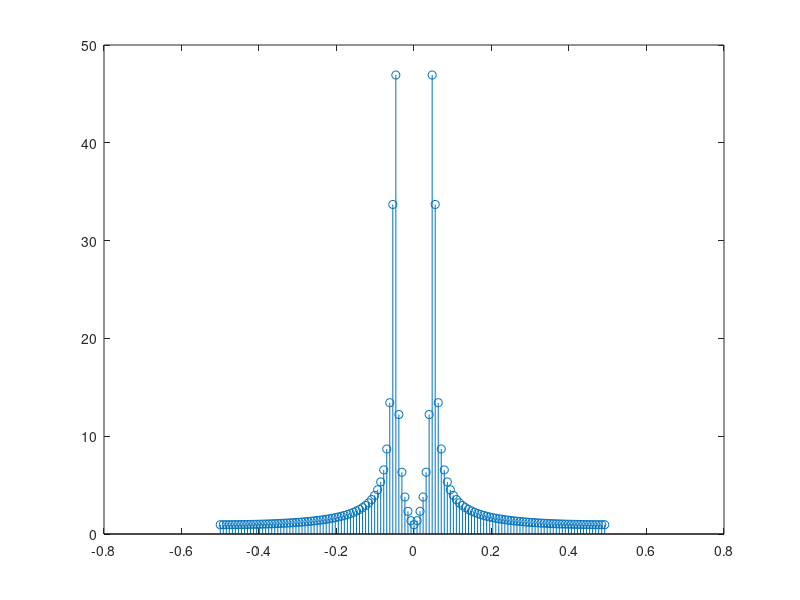
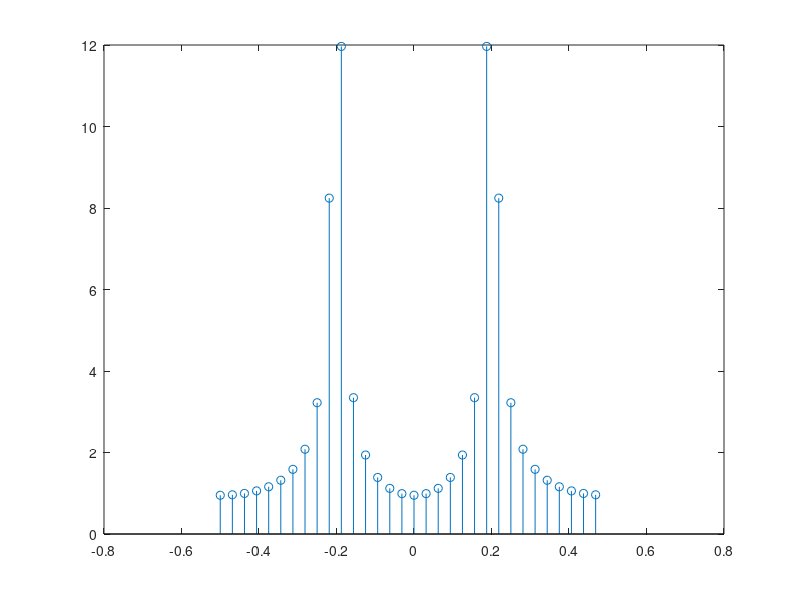
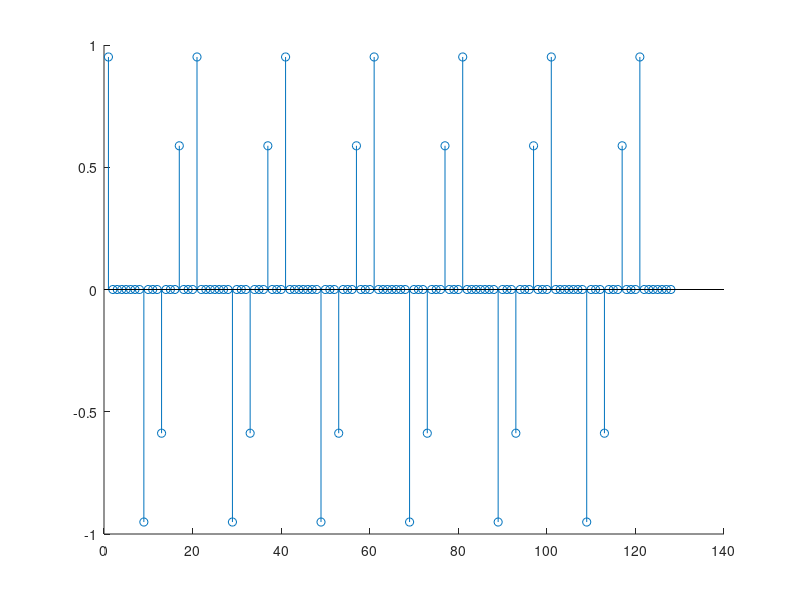
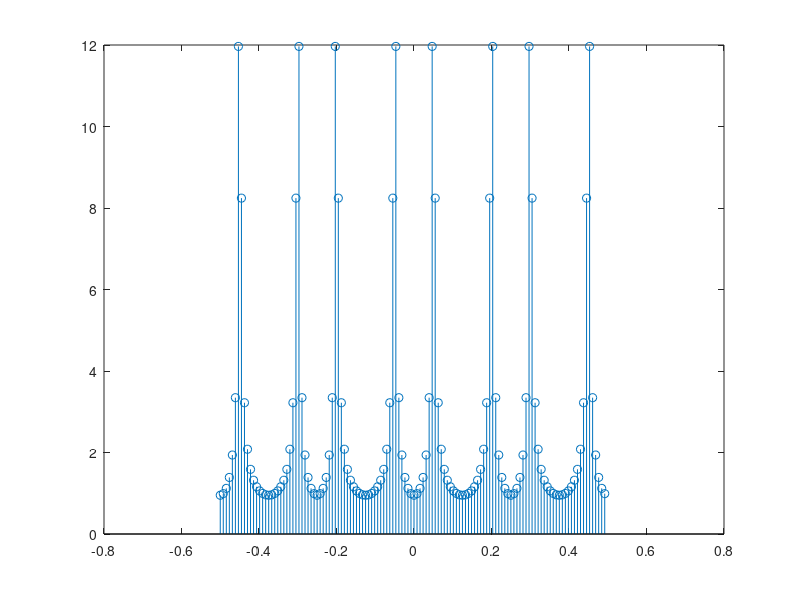

Write the MATLAB code that produced these figures, in order. (Note: this script raises an error after producing the figures.)
%% p1
N = 128;
n = 1:N;
f = 1/20;
x = cos(2*pi*f*n);
M = 4;

Xf = fftshift(fft(x));
Xf_idx = (-N/2:(N-1)/2)/N;
figure;
stem(Xf_idx, abs(Xf));

% Downsample
xd = x(1:M:end);
Xdf = fftshift(fft(xd));
Nd = N/M;
Xdf_idx = (-Nd/2:(Nd-1)/2)/Nd;
figure;
stem(Xdf_idx, abs(Xdf));

% Upsample
xu = zeros(1,N);
xu(1:M:end) = xd;
figure;
hold on;
%stem(n, x);
stem(n, xu);
%legend('x', 'xu');
hold off;
Xuf = fftshift(fft(xu));
figure;
stem(Xf_idx, abs(Xuf));

%% p2
%FIR
delta = [ones(1,1) zeros(1,N-1)];
h = filter(LPF, delta);
Hf = fftshift(fft(h));
figure;
hold on;
plot(Xf_idx, abs(Xuf));
plot(Xf_idx, 12*abs(Hf));
hold off;

z = filter(LPF, xu);
z = z*M;
delay = 8;
figure;
hold on;
plot(n, x);
plot(1:(N-delay), z(delay+1:end));
legend('x', 'z');
hold off;
e_FIR = 10*log10(mean((z(delay+1:end)-x(1:end-delay)).^2));

%IIR
delta = [ones(1,1) zeros(1,N-1)];
h = filter(IIR, delta);
Hf = fftshift(fft(h));
figure;
hold on;
plot(Xf_idx, abs(Xuf));
plot(Xf_idx, 12*abs(Hf));
hold off;

z = filter(IIR, xu);
z = z*M;
delay = 6;
figure;
hold on;
plot(n, x);
plot(1:(N-delay), z(delay+1:end));
legend('x', 'z');
hold off;
e_IIR = 10*log10(mean((z(delay+1:end)-x(1:end-delay)).^2));

fprintf('MSE_FIR(dB) = %.4f\n', e_FIR);
fprintf('MSE_IIR(dB) = %.4f\n', e_IIR);

%% p3
data = load('./Lab6_given_data/S6P3.mat');
x = data.x(:).';
N = length(x);
figure;
plot(1:N, x);

% Upsample/DAC
M = 32;
NM = N*M;
xu = zeros(1,NM);
xu(1:M:end) = x;

Xuf = fftshift(fft(xu));
figure;
Xuf_idx = (-NM/2:(NM-1)/2)/NM;
plot(Xuf_idx, abs(Xuf));

y = filter(DAC, xu);
delay = 2;
figure;
plot(1:(NM-delay), y(delay+1:end));

% Downsample/ADC
xd = y(1:M:end)*M;
figure;
hold on;
plot(1:(N-delay), xd(delay+1:end));
plot(1:N, x);
legend('ADC', 'original')
hold off;
